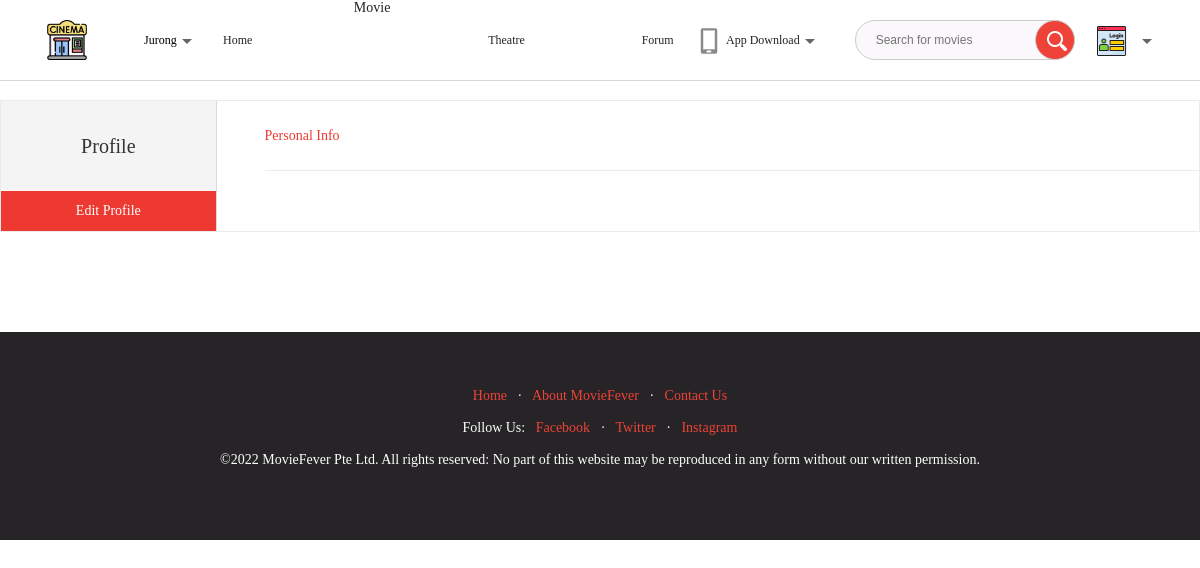
/editProfile.php?current=fuguo, run on an earlier commit of the app's database.
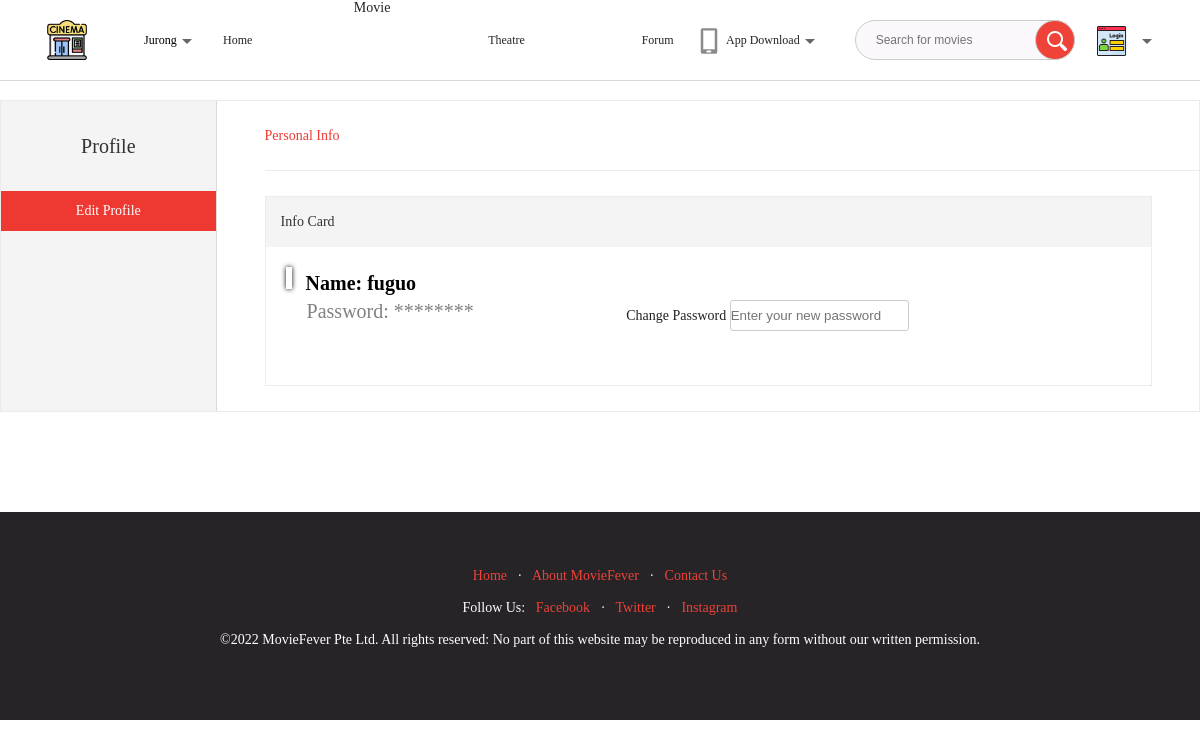
And on a later commit of the database.
### tables this page shows
create table users (
    Name varchar(255),
    Password varchar(255),
    URL varchar(255)
);

### editProfile.php (the view, shortened to what the changed rows need)
<!DOCTYPE html>
<html lang="en">
<head>
    <link rel="stylesheet" href="css/index.css">
    <link rel="stylesheet" href="css/clear.css">
    <link rel="stylesheet" href="css/personal.css">
</head>
<body>
    <?php
        $servername = "localhost";
        $username = "root";
        $password = "";
        $databasename = "moviefever";
        $db = new mysqli($servername, $username, $password, $databasename);
        $sql = "select * from currentUser";
        $result = $db->query($sql);
        $records=$result->fetch_assoc();
        $current_user = $records["Name"];
        if ($_GET["current"]) {
            $current_user = $_GET["current"];
        }
    ?>
    <div class="main">
        <div class="content">
            <div class="ringht" id="info_block">
                <ul>
                    <?php
                         $sql = "select * from users where Name='$current_user'";
                         $result = $db->query($sql);
                         $records=array();
                         while($row=$result->fetch_assoc())
                         {
                             $records[]=$row;
                         };
                         $num_users = count($records);
                         for ($index=0; $index<$num_users; $index++) {
                            $user_name = $records[$index]["Name"];
                            $user_avatar_url = $records[$index]["URL"];
                            echo "<li>";
                            echo "<div class='tops'>";
                            echo "<p><span>Info Card</span></p>";
                            echo "</div>";
                            echo "<div class='bottoms'>";
                            echo "<div class='lefts'>";
                            echo "<i><img src='$user_avatar_url' alt=''></i>";
                            echo "<div class='name'>";
                            echo "<p style='font-size: 20px'>&nbsp&nbspName: $user_name</p>";
                            echo "<p style='font-size: 20px'>&nbspPassword: ********</p>";
                            echo "</div>";
                            echo "</div>";
                            echo "<div class='ringhts'>";
                            echo "<div><a id='pwd'>Change Password </a><input type='password' id='pwd-input' placeholder='Enter your new password'></div>";
                            echo "</div>";
                            echo "</div>";
                            echo "</li>";
                         }
                    ?>
                </ul>
            </div>
        </div>
    </div>
</body>
</html>

What changed in the data, as far as the page shows it:
added users: Name "fuguo"
